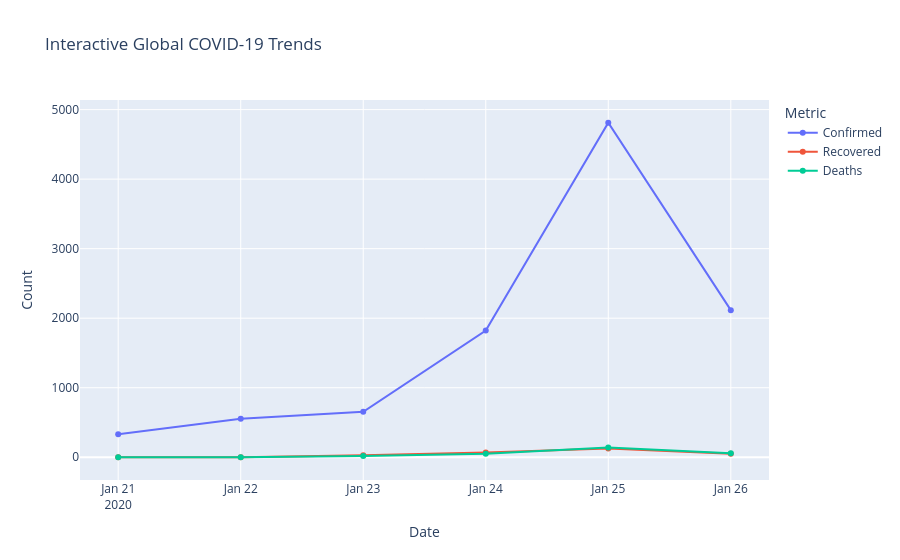

Source (notebook cell):
### Markdown cell above
## 9. Interactive Visualization with Plotly

### Code cell
fig = px.line(trend, x='Date', y=['Confirmed', 'Recovered', 'Deaths'],
              title='Interactive Global COVID-19 Trends',
              labels={'value': 'Count', 'variable': 'Metric'},
              markers=True)
fig.update_layout(hovermode='x unified')
fig.show()

### Figure 1 — Plotly figure (JSON) as saved in the notebook; plotly's stock layout.template omitted (floating-point values rounded to 4 significant figures)
{"data": [{"hovertemplate": "Metric=Confirmed<br>Date=%{x}<br>Count=%{y}<extra></extra>", "legendgroup": "Confirmed", "line": {"color": "#636efa", "dash": "solid"}, "marker": {"symbol": "circle"}, "mode": "lines+markers", "name": "Confirmed", "orientation": "v", "showlegend": true, "type": "scatter", "x": ["2020-01-21", "2020-01-22", "2020-01-23", "2020-01-24", "2020-01-25", "2020-01-26"], "xaxis": "x", "y": [332.0, 555.0, 653.0, 1822.0, 4811.0, 2116.0], "yaxis": "y"}, {"hovertemplate": "Metric=Recovered<br>Date=%{x}<br>Count=%{y}<extra></extra>", "legendgroup": "Recovered", "line": {"color": "#EF553B", "dash": "solid"}, "marker": {"symbol": "circle"}, "mode": "lines+markers", "name": "Recovered", "orientation": "v", "showlegend": true, "type": "scatter", "x": ["2020-01-21", "2020-01-22", "2020-01-23", "2020-01-24", "2020-01-25", "2020-01-26"], "xaxis": "x", "y": [0.0, 0.0, 30.0, 70.0, 126.0, 52.0], "yaxis": "y"}, {"hovertemplate": "Metric=Deaths<br>Date=%{x}<br>Count=%{y}<extra></extra>", "legendgroup": "Deaths", "line": {"color": "#00cc96", "dash": "solid"}, "marker": {"symbol": "circle"}, "mode": "lines+markers", "name": "Deaths", "orientation": "v", "showlegend": true, "type": "scatter", "x": ["2020-01-21", "2020-01-22", "2020-01-23", "2020-01-24", "2020-01-25", "2020-01-26"], "xaxis": "x", "y": [0.0, 0.0, 18.0, 52.0, 139.0, 56.0], "yaxis": "y"}], "layout": {"hovermode": "x unified", "legend": {"title": {"text": "Metric"}, "tracegroupgap": 0}, "title": {"text": "Interactive Global COVID-19 Trends"}, "xaxis": {"anchor": "y", "domain": [0, 1], "title": {"text": "Date"}}, "yaxis": {"anchor": "x", "domain": [0, 1], "title": {"text": "Count"}}}}
